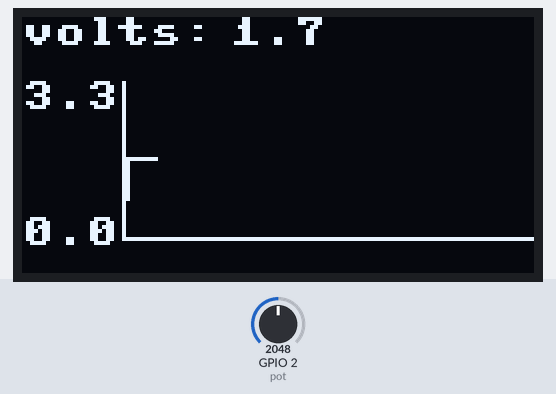
The program below on a simulated ESP32 board running MicroPython. On the bench: 128×64 one-colour display. Inputs (shaded band) come from the test bench; at power-on: GPIO 2 (pot) = 2048 (analog values on the 0–4095 scale).

Above: at 1.2 s.
1.3 s: GPIO 2 (pot) set to 0
At 1.9 s:
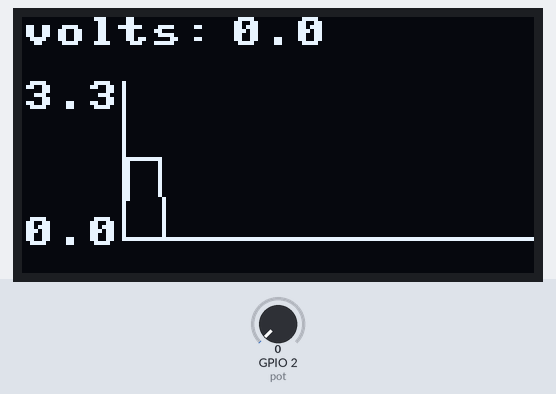
2.9 s: GPIO 2 (pot) set to 491
At 3.11 s:
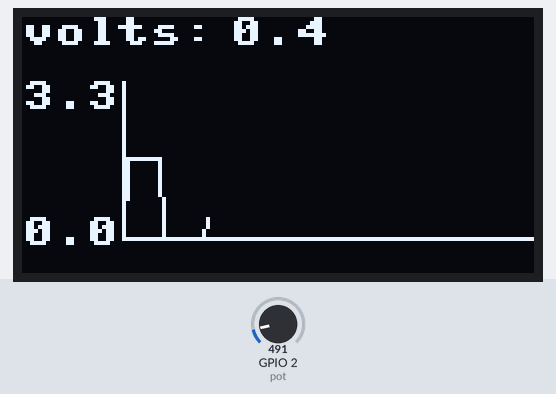
4.5 s: GPIO 2 (pot) set to 1228
At 4.74 s:
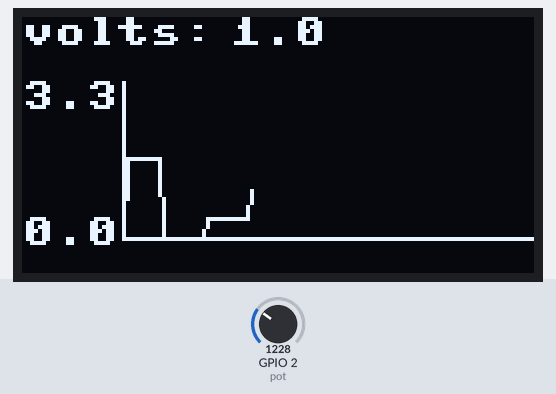

The program:

graficasoledi2c.py
```python
from machine import Pin, I2C, ADC
from utime import sleep_ms
from ssd1306 import SSD1306_I2C

def plot_time(yp, t, x, y, var = [0.0,3.3], vpts=[25,16,40], hpts=[25,55,112]):
   oled.vline(vpts[0], vpts[1], vpts[2],1)
   oled.hline(hpts[0], hpts[1], hpts[2],1)
   oled.text(str(round(var[0],1)), vpts[0]-25, hpts[1]-5)
   oled.text(str(round(var[1],1)), vpts[0]-25, vpts[1])

   y[1] = int((yp-var[0])/(var[1]-var[0])*(vpts[1]-hpts[1])+hpts[1])
   if t<hpts[2]-hpts[0]:
       x[1]=x[0]+1
   else:
        x[1] = hpts[2]

   oled.line(x[0],y[0],x[1],y[1],1)
   oled.show()

   y[0] = y[1]
   x[0] = x[1]

   if t > hpts[2]-hpts[0]:
        oled.fill_rect(vpts[0],vpts[1],2,vpts[2],0)
        oled.fill_rect(vpts[0]-25,vpts[1],vpts[0],vpts[2]+5,0)
        oled.scroll(-1,0)
        oled.vline(vpts[0], vpts[1], vpts[2], 1)
        oled.hline(hpts[0], hpts[1], hpts[2], 1)
        oled.text(str(round(var[0],1)), vpts[0]-25, hpts[1]-5)
        oled.text(str(round(var[1],1)), vpts[0]-25, vpts[1])
   else:
        t += 1
   return t,x,y

if __name__ == '__main__':
    WIDTH = 128
    HEIGHT = 64
    FACTOR = 3.3/(4095)

    i2c = I2C(scl=Pin(22), sda=Pin(21))
    pot = ADC(Pin(2))

    oled = SSD1306_I2C(WIDTH, HEIGHT, i2c)

    t=0
    y = [55,55]
    x = [25,25]


    oled.fill(0)

    while True:

        volts = pot.read()*FACTOR
        t,x,y = plot_time(volts,t,x,y)
        oled.fill_rect(0,0,120,15,0)
        oled.text("volts: ",0,0)
        oled.text(str(round(volts,1)),52,0)
        oled.show()
        sleep_ms(100)
```

Measured:
- after the input at 2.9 s, the display: changes after 0.14 s (image 2)
